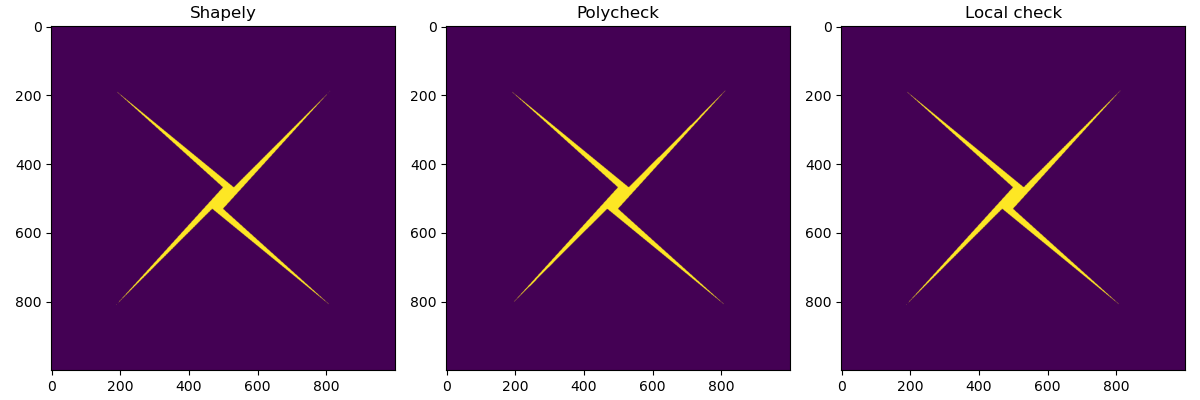

Python code for this plot:
import polycheck as pc
from shapely.geometry import Polygon, Point

import numpy as np
import time
import matplotlib.pyplot as plt


# isLeft( ep1, ep2, point ): tests if a point is Left|On|Right of an infinite line.
#
# @param: ep1: end point 1 of the line
# @param: ep2: end point 2 of the line
# @param: point: the point to check
# @return: +ve if point is left of ep1,ep2, 0 if on the line, -ve otherwise
#
def side(ep1, ep2, point):
    diff = ep2 - ep1
    return (diff[:, 0]) * (point[1] - ep1[:, 1]) - (point[0] - ep1[:, 0]) * (diff[:, 1])


# contains( poly, point ): check if a point can be found within a polygon.  Based on an
# implementation found at:
#
#   https://web.archive.org/web/20130126163405/http://geomalgorithms.com/a03-_inclusion.html
#
# @param: poly: an numpy array of polygon points
# @param: point: the point location to check
#
def contains(poly, point):
    wn = 0

    poly = np.array(poly)
    point = np.array(point)

    # loop through all edges of the polygon
    e1 = poly
    e2 = np.roll(poly, 1, axis=0)
    sides = side(e1, e2, point)

    for ep1, ep2, s in zip(e1, e2, sides):
        if ep1[1] <= point[1]:
            if ep2[1] > point[1]:
                if s > 0:
                    wn += 1
        else:
            if ep2[1] <= point[1]:
                if s < 0:
                    wn -= 1

    return wn != 0


poly = [
    [5.0, 5.0],
    [0, 0.5],
    [5.0, -5.0],
    [0.5, -0.5],
    [-5.0, -5.0],
    [0.0, -0.5],
    [-5.0, 5.0],
    [-0.5, 0.5],
]

dots = np.linspace(-8, 8, 1000)
xs, ys = np.meshgrid(dots, dots, indexing="xy")
pts = [[x, y] for x, y in zip(xs.flatten(), ys.flatten())]


fig, ax = plt.subplots(1, 3, figsize=(12, 4))

t0 = time.time()
s_res = []
sh_poly = Polygon(poly)
for pt in pts:
    pt = Point(pt)
    s_res.append(sh_poly.contains(pt))
print(f"Shapely total time: {time.time()-t0}")
ax[0].imshow(np.array(s_res).reshape(xs.shape))
ax[0].set_title("Shapely")


t0 = time.time()
pc_poly = np.array(poly).astype(np.float64)
pc_pts = np.array(pts).astype(np.float64)
pc_res = pc.contains(pc_poly, pc_pts)
print(f"Polycheck total time: {time.time()-t0}")
ax[1].imshow(np.array(pc_res).reshape(xs.shape))
ax[1].set_title("Polycheck")

t0 = time.time()
cpu_res = []
for pt in pts:
    cpu_res.append(contains(poly, pt))
print(f"Local check total time: {time.time()-t0}")
ax[2].imshow(np.array(cpu_res).reshape(xs.shape))
ax[2].set_title("Local check")

print(f"Shapely sum: {np.sum(s_res)} of {len(pts)} : {np.sum(s_res)/len(pts)*100:.1f}%")
print(
    f"Polycheck sum: {np.sum(pc_res)} of {len(pts)} : {np.sum(pc_res)/len(pts)*100:.1f}%"
)
print(
    f"Local check sum: {np.sum(cpu_res)} of {len(pts)} : {np.sum(cpu_res)/len(pts)*100:.1f}%"
)


plt.tight_layout()
plt.savefig("polytest.png")
plt.close()

print("done")
